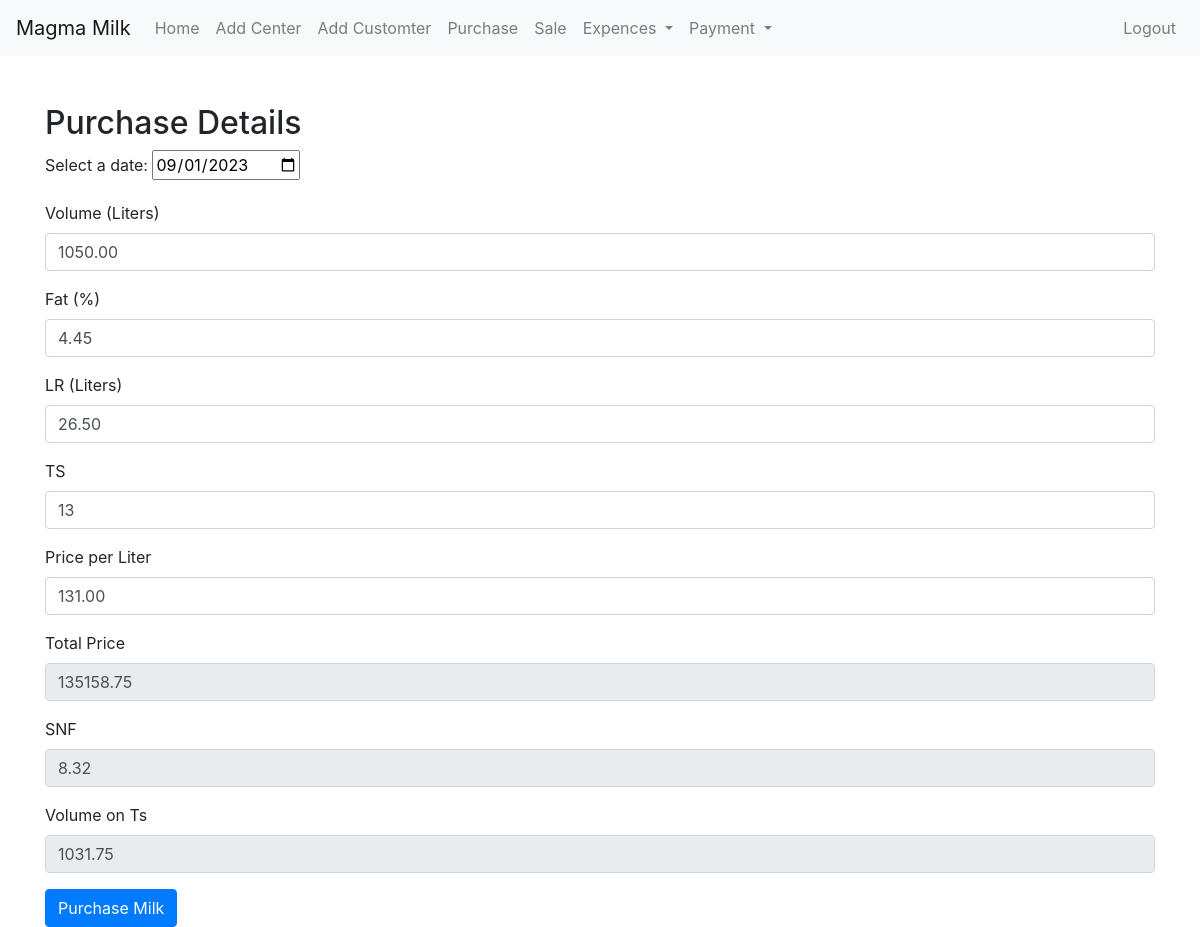
The app's page /editCenterMilk/27/3 with its own data.
### Store/models.py (models this page shows, shortened)
class MilkPurchase(models.Model):
    milk_center = models.ForeignKey('MilkCenter', on_delete=models.CASCADE)
    purchase_date = models.DateField()
    volume = models.DecimalField(max_digits=10, decimal_places=2)
    price_per_liter = models.DecimalField(max_digits=10, decimal_places=2)
    LR = models.DecimalField(max_digits=10, decimal_places=2)
    Fat = models.DecimalField(max_digits=10, decimal_places=2)
    SNF = models.DecimalField(max_digits=10, decimal_places=2)
    price_on_TS = models.DecimalField(max_digits=10, decimal_places=2)
    total_price = models.DecimalField(max_digits=10, decimal_places=2)
    purchase_datetime = models.DateTimeField(auto_now_add=True)

### Store/views.py (the view, shortened to what this page needs)
# urls.py: path("editCenterMilk/<int:id>/<int:pid>",views.editCenterMilk,name="editCenterMilk"),
def editCenterMilk(request,id,pid):
    edit_milk=MilkPurchase.objects.get(id=id)
    dd=str(edit_milk.purchase_date)
    context={
        'edit_milk':edit_milk,
        'dd':dd
    }
    return render(request, 'manager/edit_purchase_milk.html',context)

### Store/templates/manager/edit_purchase_milk.html (shortened to what this page needs)
{% extends 'manager/manager_dashbord.html' %}
{% block content %}
<div class="container mt-5">
    <h2>Purchase Details</h2>
    <form method="post">
        <div class="form-group">
            <label for="date_field">Select a date:</label>
        <input type="date" id="date_field" placeholder="selected_date" name="date" value="{{dd}}" required>
        </div>
        <div class="form-group">
            <label for="inputVolume">Volume (Liters)</label>
            <input type="number" class="form-control" id="inputVolume" name="volume" value="{{edit_milk.volume}}" placeholder="Enter Volume" required>
        </div>
        <div class="form-group">
            <label for="inputFat">Fat (%)</label>
            <input type="number" class="form-control" id="inputFat" name="Fat" value="{{edit_milk.Fat}}" placeholder="Enter Fat" step="any" required>
        </div>
        <div class="form-group">
            <label for="inputLR">LR (Liters)</label>
            <input type="number" class="form-control" id="inputLR" name="LR" value="{{edit_milk.LR}}" placeholder="Enter LR" step="any"  required>
        </div>
        <div class="form-group">
            <label for="inputFat">TS</label>
            <input type="number" class="form-control" id="inputTS" name="TS" value="13" placeholder="Enter TS" required>
        </div>
        <div class="form-group">
            <label for="inputPrice">Price per Liter</label>
            <input type="number" class="form-control" id="inputPrice" name="price" value="{{edit_milk.price_per_liter}}" placeholder="Enter Price per Liter" required>
        </div>
        <div class="form-group">
            <label for="inputTotalPrice">Total Price</label>
            <input type="number" class="form-control" id="inputTotalPrice" name="total_price" value="{{edit_milk.total_price}}" placeholder="Total Price" readonly>
        </div>
        <div class="form-group">
            <label for="inputTotalPrice">SNF</label>
            <input type="number" class="form-control" id="inputSNF" name="SNF" value="{{edit_milk.SNF}}"  placeholder="Total Price" readonly>
        </div>
        <div class="form-group">
            <label for="inputTotalPrice">Volume on Ts</label>
            <input type="number" class="form-control" id="inputTsVolume" name="TsVolume" value="{{edit_milk.price_on_TS}}"  placeholder="Total Price" readonly>
        </div>
        <button type="submit" class="btn btn-primary">Purchase Milk</button>
    </form>
</div>
{% endblock content %}

### records on screen
MilkPurchase: volume "1050.00", Fat "4.45", LR "26.50", price "131.00", total_price "135158.75", SNF "8.32", TsVolume "1031.75"
